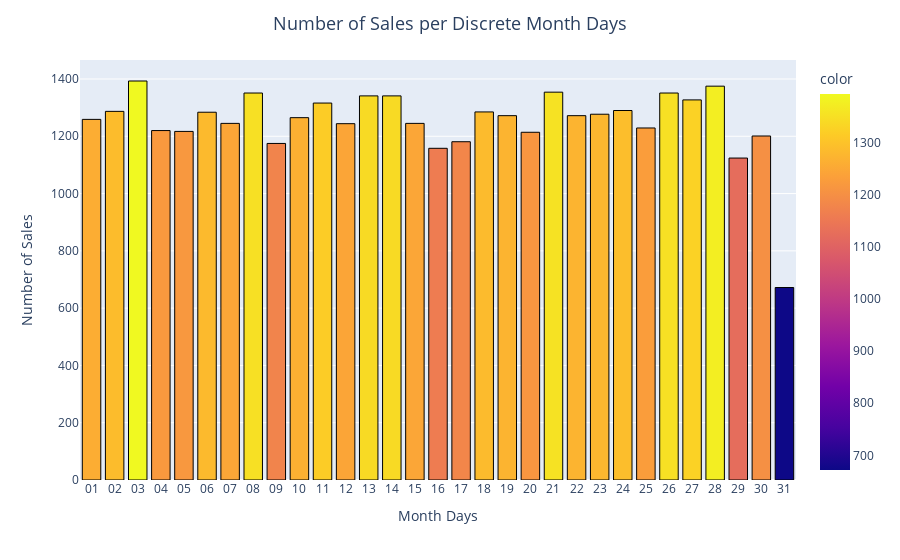

Here is the notebook cell this chart was saved with:
### Code cell
month_day = data.groupby(data['Date'].dt.strftime('%d'))['itemName'].count()
fig = px.bar(month_day, x=month_day.index, y=month_day, color=month_day,
             labels={'y': 'Number of Sales',
                     'Date': 'Month Days'})
fig.update_layout(title_text='Number of Sales per Discrete Month Days',
                  title_x=0.5, title_font=dict(size=18))
fig.update_traces(marker=dict(line=dict(color='#000000', width=1)))
fig.show()

### Figure 1 — Plotly figure (JSON) as saved in the notebook; plotly's stock layout.template omitted (floating-point values rounded to 4 significant figures)
{"data": [{"alignmentgroup": "True", "hovertemplate": "Month Days=%{x}<br>Number of Sales=%{y}<br>color=%{marker.color}<extra></extra>", "legendgroup": "", "marker": {"color": [1259, 1287, 1393, 1220, 1217, 1284, 1245, 1351, 1175, 1265, 1316, 1244, 1341, 1341, 1245, 1158, 1181, 1285, 1272, 1214, 1354, 1272, 1277, 1290, 1229, 1351, 1327, 1375, 1124, 1201, 672], "coloraxis": "coloraxis", "line": {"color": "#000000", "width": 1}, "pattern": {"shape": ""}}, "name": "", "offsetgroup": "", "orientation": "v", "showlegend": false, "textposition": "auto", "type": "bar", "x": ["01", "02", "03", "04", "05", "06", "07", "08", "09", "10", "11", "12", "13", "14", "15", "16", "17", "18", "19", "20", "21", "22", "23", "24", "25", "26", "27", "28", "29", "30", "31"], "xaxis": "x", "y": [1259, 1287, 1393, 1220, 1217, 1284, 1245, 1351, 1175, 1265, 1316, 1244, 1341, 1341, 1245, 1158, 1181, 1285, 1272, 1214, 1354, 1272, 1277, 1290, 1229, 1351, 1327, 1375, 1124, 1201, 672], "yaxis": "y"}], "layout": {"autosize": true, "barmode": "relative", "coloraxis": {"colorbar": {"title": {"text": "color"}}, "colorscale": [[0, "#0d0887"], [0.1111, "#46039f"], [0.2222, "#7201a8"], [0.3333, "#9c179e"], [0.4444, "#bd3786"], [0.5556, "#d8576b"], [0.6667, "#ed7953"], [0.7778, "#fb9f3a"], [0.8889, "#fdca26"], [1, "#f0f921"]]}, "legend": {"tracegroupgap": 0}, "margin": {"t": 60}, "title": {"font": {"size": 18}, "text": "Number of Sales per Discrete Month Days", "x": 0.5}, "xaxis": {"anchor": "y", "autorange": true, "domain": [0, 1], "range": [-0.5, 30.5], "title": {"text": "Month Days"}, "type": "category"}, "yaxis": {"anchor": "x", "autorange": true, "domain": [0, 1], "range": [0, 1466.0], "title": {"text": "Number of Sales"}, "type": "linear"}}}
